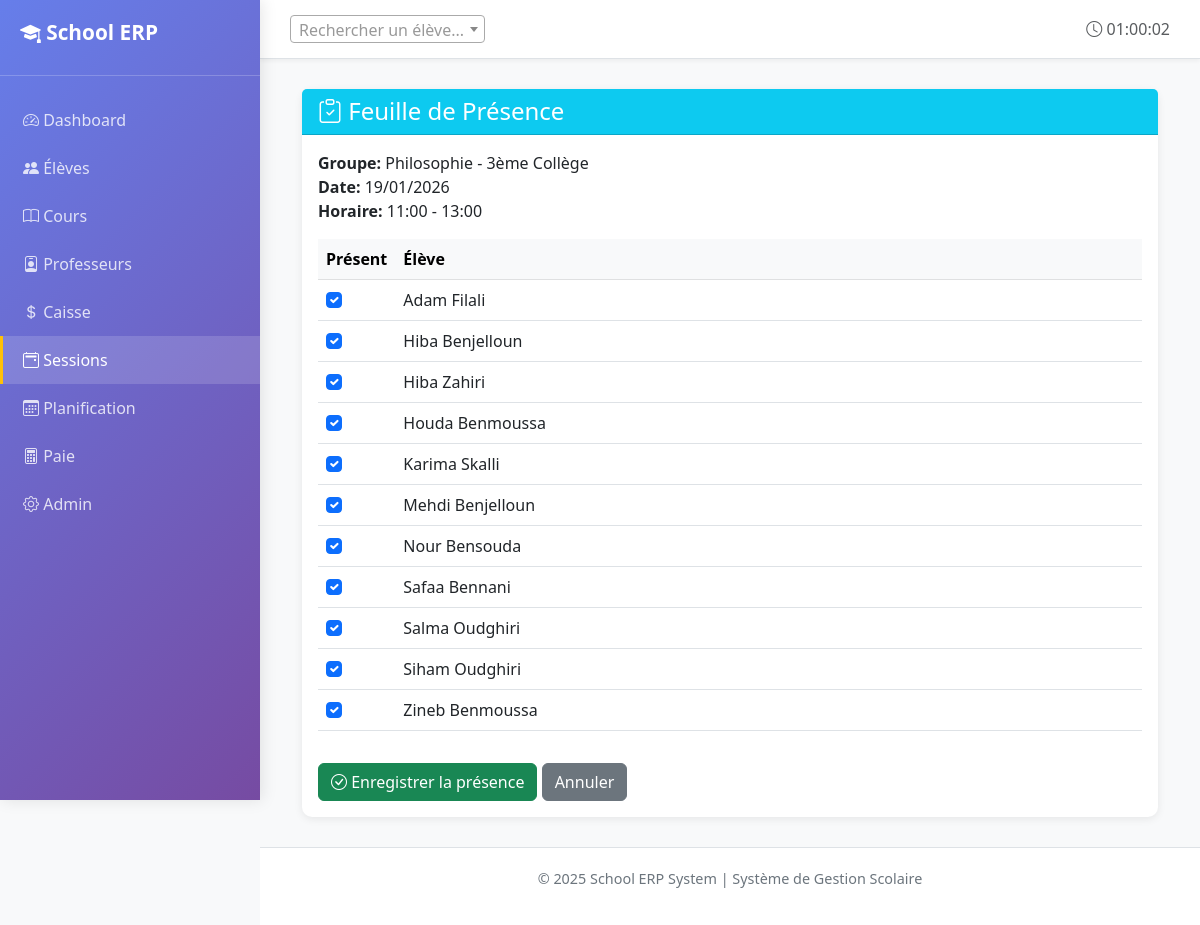
The app's page /sessions/94/attendance/ with its own data.
### core/models.py (models this page shows, shortened)
class Session(models.Model):
    STATUS_CHOICES = [
        ('PLANNED', 'Planned'),
        ('DONE', 'Done'),
        ('CANCELLED', 'Cancelled'),
    ]
    group = models.ForeignKey(CourseGroup, on_delete=models.CASCADE, related_name='sessions')
    date = models.DateField()
    start_time = models.TimeField()
    end_time = models.TimeField()
    room = models.ForeignKey(
        Room,
        null=True,
        blank=True,
        on_delete=models.PROTECT,
        verbose_name='Salle (override)'
    )
    status = models.CharField(max_length=10, choices=STATUS_CHOICES, default='PLANNED')
    notes = models.TextField(blank=True)
    created_at = models.DateTimeField(auto_now_add=True)
    class Meta:
        verbose_name = 'Session'
        verbose_name_plural = 'Sessions'
        ordering = ['-date', 'start_time']
        indexes = [
            models.Index(fields=['date']),
        ]

class CourseGroup(models.Model):
    DAYS_CHOICES = [
        ('MON', 'Lundi'),
        ('TUE', 'Mardi'),
        ('WED', 'Mercredi'),
        ('THU', 'Jeudi'),
        ('FRI', 'Vendredi'),
        ('SAT', 'Samedi'),
        ('SUN', 'Dimanche'),
    ]
    name = models.CharField(max_length=100, verbose_name="Nom du groupe")
    subject = models.CharField(max_length=100, verbose_name="Matière")
    level = models.CharField(max_length=50, verbose_name="Niveau")
    monthly_price = models.DecimalField(
        max_digits=8,
        decimal_places=2,
        validators=[MinValueValidator(Decimal('0.01'))],
        verbose_name="Prix mensuel (DH)"
    )
    teacher = models.ForeignKey(
        Teacher,
        on_delete=models.PROTECT,
        related_name='course_groups',
        verbose_name="Professeur"
    )
    room = models.ForeignKey(
        Room,
        on_delete=models.PROTECT,
        related_name='course_groups',
        verbose_name="Salle"
    )
    schedule_day = models.CharField(
        max_length=3,
        choices=DAYS_CHOICES,
        verbose_name="Jour"
    )
    start_time = models.TimeField(verbose_name="Heure de début")
    end_time = models.TimeField(verbose_name="Heure de fin")
    is_active = models.BooleanField(default=True, verbose_name="Actif")
    created_at = models.DateTimeField(auto_now_add=True)
    class Meta:
        verbose_name = "Groupe de cours"
        verbose_name_plural = "Groupes de cours"
        ordering = ['schedule_day', 'start_time', 'name']
        unique_together = [['room', 'schedule_day', 'start_time']]

class Student(models.Model):
    name = models.CharField(max_length=100, verbose_name="Nom complet")
    phone = models.CharField(max_length=20, blank=True, verbose_name="Téléphone élève")
    parent_contact = models.CharField(max_length=20, verbose_name="Téléphone parent")
    parent_name = models.CharField(max_length=100, blank=True, verbose_name="Nom du parent")
    address = models.TextField(blank=True, verbose_name="Adresse")
    date_of_birth = models.DateField(null=True, blank=True, verbose_name="Date de naissance")
    enrollments = models.ManyToManyField(
        CourseGroup,
        through='Enrollment',
        related_name='students',
        verbose_name="Groupes inscrits"
    )
    is_active = models.BooleanField(default=True, verbose_name="Actif")
    created_at = models.DateTimeField(auto_now_add=True)
    notes = models.TextField(blank=True, verbose_name="Notes")
    class Meta:
        verbose_name = "Élève"
        verbose_name_plural = "Élèves"
        ordering = ['name']

### core/views.py (the view, shortened to what this page needs)
# urls.py: path('sessions/<int:session_id>/attendance/', views.session_attendance, name='session_attendance'),
@require_http_methods(['GET', 'POST'])
def session_attendance(request, session_id):
	session = get_object_or_404(Session, pk=session_id)
	students = session.group.students.filter(is_active=True)
	if request.method == 'GET':
		existing = Attendance.objects.filter(course_group=session.group, date=session.date)
		present_map = {a.student_id: a.is_present for a in existing}
		students_list = []
		for s in students:
			checked = present_map.get(s.id, True)
			students_list.append({'student': s, 'checked': checked})
		return render(request, 'core/session_attendance.html', {
			'session': session,
			'students_list': students_list,
		})

### core/templatetags/nav_active.py (called while the page is built)
@register.simple_tag(takes_context=True)
def active_if(context, *names):
    request = context.get("request")
    if not request or not request.resolver_match:
        return ""
    return "active" if request.resolver_match.url_name in names else ""

### templates/core/session_attendance.html (shortened to what this page needs)
{% extends 'core/base.html' %}
{% block content %}
<div class="container">
    <div class="card">
        <div class="card-header bg-info text-white">
            <h4 class="mb-0"><i class="bi bi-clipboard-check"></i> Feuille de Présence</h4>
        </div>
        <div class="card-body">
            <div class="mb-3">
                <strong>Groupe:</strong> {{ session.group.name }}<br>
                <strong>Date:</strong> {{ session.date|date:"d/m/Y" }}<br>
                <strong>Horaire:</strong> {{ session.start_time|time:"H:i" }} - {{ session.end_time|time:"H:i" }}
            </div>
            <form method="post">
                <div class="table-responsive">
                    <table class="table table-hover">
                        <thead class="table-light">
                            <tr>
                                <th style="width:50px;">Présent</th>
                                <th>Élève</th>
                            </tr>
                        </thead>
                        <tbody>
                            {% for item in students_list %}
                                <tr>
                                    <td>
                                        <input type="checkbox" name="present_{{ item.student.id }}" {% if item.checked %}checked{% endif %} class="form-check-input" />
                                    </td>
                                    <td>{{ item.student.name }}</td>
                                </tr>
                            {% empty %}
                                <tr><td colspan="2" class="text-center text-muted">Aucun élève inscrit</td></tr>
                            {% endfor %}
                        </tbody>
                    </table>
                </div>
                <div class="mt-3">
                    <button type="submit" class="btn btn-success">
                        <i class="bi bi-check-circle"></i> Enregistrer la présence
                    </button>
                    <a href="/sessions/today/" class="btn btn-secondary">Annuler</a>
                </div>
            </form>
        </div>
    </div>
</div>
{% endblock %}

### templates/core/base.html (style rules this page uses)
:root { --primary-color: #0d6efd; --secondary-color: #6c757d; --success-color: #198754; --danger-color: #dc3545; --warning-color: #ffc107; }
body { display: flex; min-height: 100vh; background-color: #f8f9fa; }
.card { border: none; border-radius: 10px; box-shadow: 0 2px 8px rgba(0,0,0,0.08); transition: transform 0.2s, box-shadow 0.2s; }
.btn { border-radius: 6px; font-weight: 500; transition: all 0.3s; }

### records on screen
Session: group.name "Philosophie - 3ème Collège", date "19/01/2026", start_time "11:00", end_time "13:00"
Student: student.name "Adam Filali"
Student: student.name "Hiba Benjelloun"
Student: student.name "Hiba Zahiri"
Student: student.name "Houda Benmoussa"
Student: student.name "Karima Skalli"
Student: student.name "Mehdi Benjelloun"
Student: student.name "Nour Bensouda"
Student: student.name "Safaa Bennani"
Student: student.name "Salma Oudghiri"
Student: student.name "Siham Oudghiri"
Student: student.name "Zineb Benmoussa"
